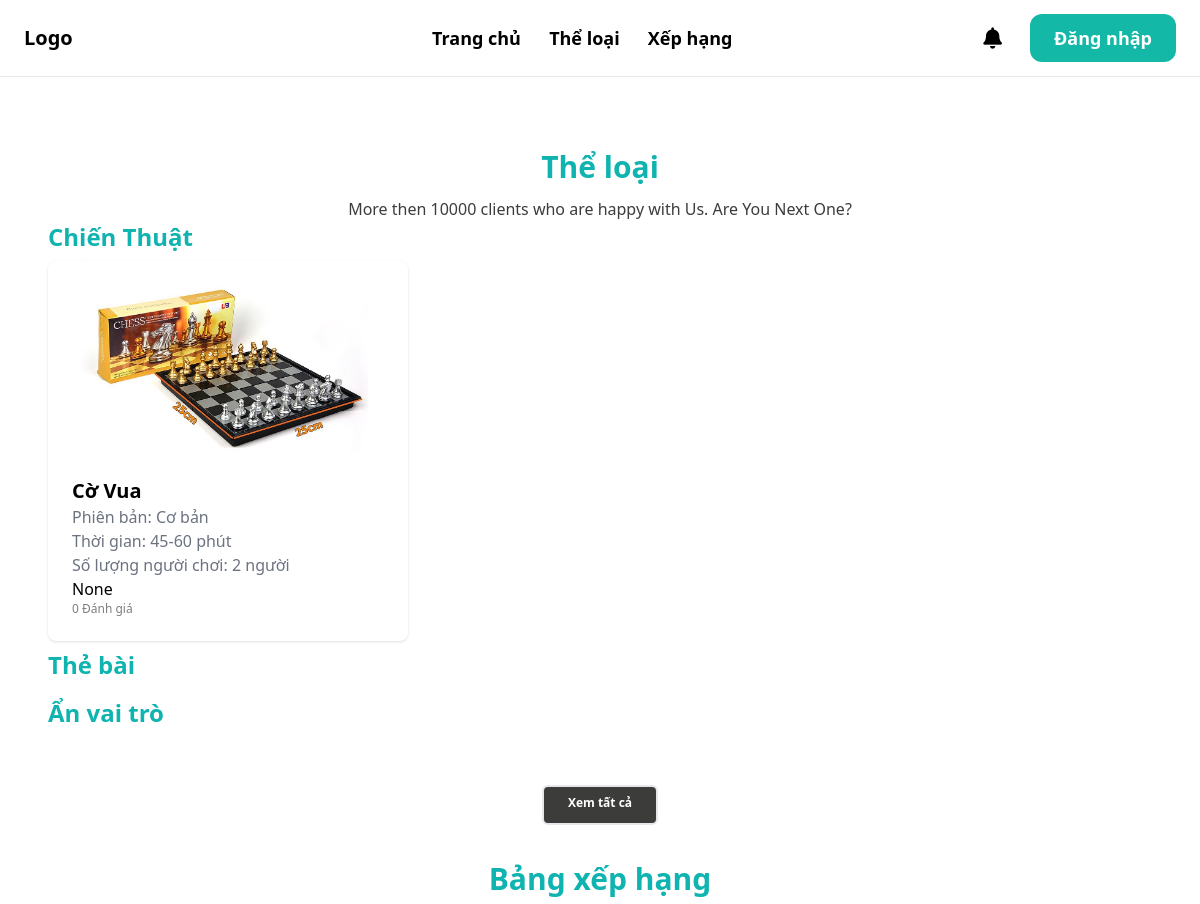
The app's page / (upper part), older data.
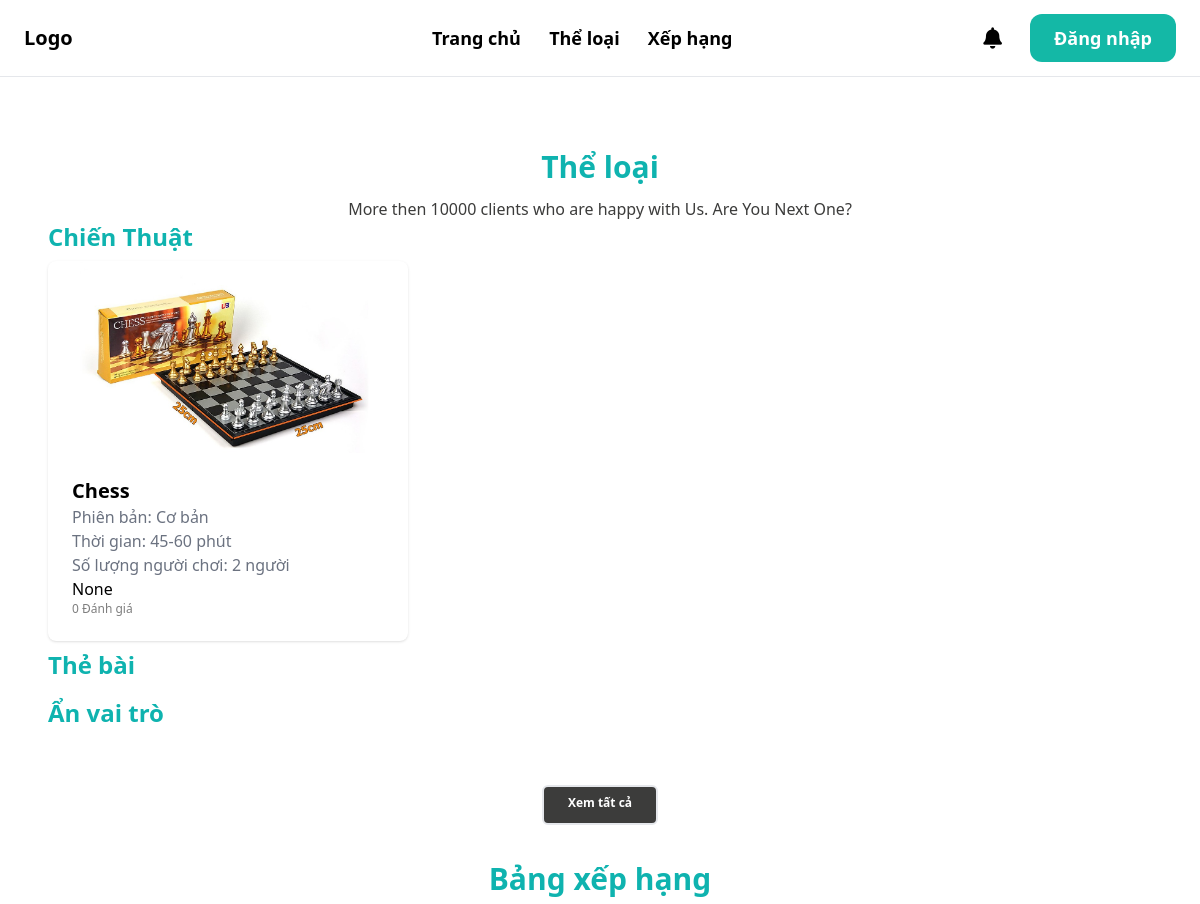
The same page, newer data.
### boardgame/models.py (models this page shows, shortened)
class  Boardgame(models.Model):
    bgid = ShortUUIDField(unique=True, prefix="bg", alphabet='1234567890', length=2, max_length=6)
    user = models.ForeignKey(User, on_delete=models.SET_NULL, null=True)
    date = models.DateTimeField(default=timezone.now)
    category= models.ForeignKey(Category, on_delete=models.SET_NULL, null=True)
    version = models.ForeignKey(Version, on_delete=models.SET_NULL, null=True)
    title = models.CharField(max_length=100)
    image = models.ImageField(upload_to="user_directory_path")
    description = models.TextField(null=True, blank=True, default="This is the boardgame")
    rule = models.TextField(null=True, blank=True, default="This is rule for boardgame")
    age_rating = models.CharField(choices=AGE_RATINGS, max_length=5, default="G")
    people = models.CharField(max_length=100)
    play_time = models.CharField(max_length=50)
    price = models.DecimalField(max_digits=99999999999999, decimal_places=2)
    author = models.ForeignKey(Author, on_delete=models.SET_NULL, null=True, blank=True)
    producer = models.ForeignKey(Producer, on_delete=models.SET_NULL, null=True, blank=True)
    publication_year = models.CharField(max_length=4, default="2000")
    boardgame_status = models.CharField(choices=STATUS_BG, max_length=20, default="out_of_stock")
    in_stock = models.PositiveIntegerField(default=0)
    rental = models.PositiveIntegerField(default=0)
    total = models.PositiveIntegerField(default=0)
    class Meta:
        verbose_name_plural = "Boardgame"
    def get_average_rating(self):
        return self.reviews.aggregate(avg_rating=Avg('rating'))['avg_rating']

class Version(models.Model):
    title = models.CharField(max_length=100, default=None)
    vid = ShortUUIDField(unique=True, primary_key=True, prefix="ver", alphabet='1234567890', length=2, max_length=6)
    description = models.TextField(null=True, blank=True)
    class Meta:
        verbose_name_plural = 'Version'
    def __str__(self):
        return self.title

### core/views.py (the view)
# urls.py: 2. Add a URL to urlpatterns:  path('', views.home, name='home')
def home(request):
    categories = Category.objects.all()[0:3]
    top_boardgames = Boardgame.objects.annotate(avg_rating=models.Avg('reviews__rating')).order_by('-avg_rating')[:3]
    for t_boardgame in top_boardgames:
        most_recent_review = t_boardgame.reviews.order_by('-date').first()
        t_boardgame.most_recent_comment = most_recent_review
    return render(request, 'core/home.html', {
        'categories': categories,
        'top_boardgames': top_boardgames,
    })

### templates/core/home.html (shortened to what this page needs)
{% extends 'core/base.html' %}
{% load static %}
{% block content %}
    <div class="mt-6 px-6 py-6  rounded-xl">
        <h2 class="text-center text-3xl font-bold text-[#0FB3AF]">Thể loại</h2>
        <p class="text-center pt-3 text-md text-[#3C3C3B] font-['Open Sans']">More then 10000 clients who are
            happy with Us. Are You Next One?</p>
        <div class="grid grid-row-2 gap-2 ">
            {% for categori in categories %}
                <a href="{% url "core:category" categori.cid %}">
                    <p class="text-left text-2xl font-bold text-[#0FB3AF]">{{ categori.title }}</p>
                </a>
                <div class="grid grid-cols-3 gap-3 ">
                    {% for boardgame in categori.boardgame_set.all|slice:":3" %}
                        <div class="shadow bg-[#ffffff] rounded-lg">
                            <a href="{% url "boardgame:detail" boardgame.bgid %}" class="boardgame-info">
                                <div >
                                    <img src="{{ boardgame.image.url }}" class="rounded-t-lg object-contain max-h-48 w-full transition " sizes="100vw">
                                </div>
                                <div class="p-6 rounded-b-xl bg-white-100">
                                    <h2 class="text-xl font-bold">{{ boardgame.title }}</h2>
                                    <p class="text-gray-500">Phiên bản: {{ boardgame.version }}</p>
                                    <p class="text-gray-500">Thời gian: {{ boardgame.play_time }} phút</p>
                                    <p class="text-gray-500">Số lượng người chơi: {{ boardgame.people }} người</p>
                                    {{boardgame.get_average_rating}}
                                    <div class="font-thin text-[#7E7E7E] font-['Open Sans'] text-xs">
                                        {{boardgame.reviews.all.count}} Đánh giá
                                    </div>
                                </div>
                            </a>
                        </div>
                    {% endfor %}
                </div>
            {% endfor %}
        </div>
        <div class=" grid  justify-items-center items-center pt-12 ">
            <a  href="{% url "core:allCategories" %}"
                class="rounded-md h-10 border-2 border-primary px-6 py-2 text-xs font-bold bg-[#3C3C3B] text-white text-center hover:bg-[#3C3C3BCC] ">
                Xem tất cả
            </a>
        </div>
    </div>
    <div>
        <div class="text-center pt-30 text-3xl font-bold text-[#0FB3AF] py-3">Bảng xếp hạng</div>
    </div>
{% endblock %}

Row changes from the older to the newer data that the page shows:
changed Boardgame "None": title "Cờ Vua" → "Chess"
